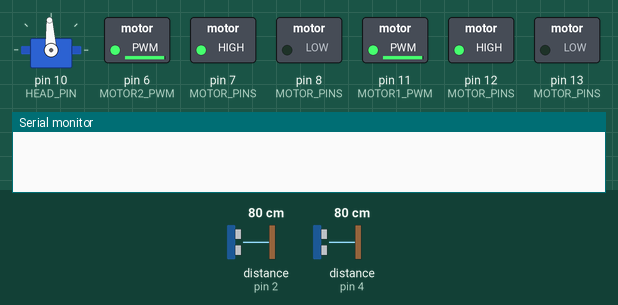
The sketch below on a simulated Arduino Uno, built with avr-gcc and run on an emulated ATmega328P. Shown: servo, switched loads named in the sketch (green lamp = pin HIGH), the last lines printed to the serial monitor. Dashed ring = blinking. The test bench sets the inputs (shaded band); at power-on: distance to the obstacle (sensors on pin 4, pin 2) 80 cm.

Above: at 1.6 s.
1.7 s: distance to the obstacle (sensor on pin 4) set to 53 cm
3.2 s: distance to the obstacle (sensor on pin 4) set to 47 cm
At 5.5 s:
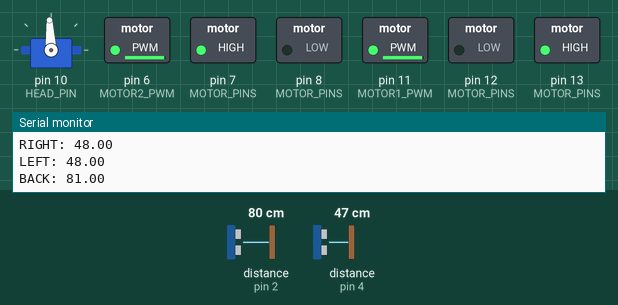
6.2 s: distance to the obstacle (sensor on pin 4) set to 28 cm
At 7.4 s:
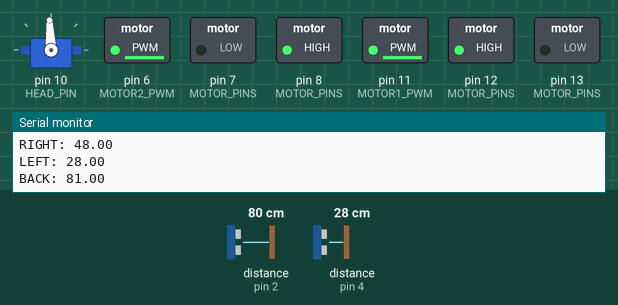
9.2 s: distance to the obstacle (sensor on pin 4) set to 22 cm
At 11.3 s:
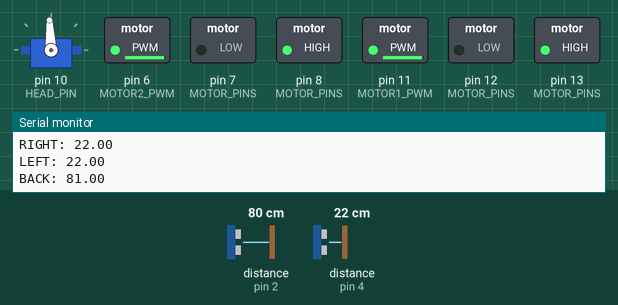
12.2 s: distance to the obstacle (sensor on pin 4) set to 35 cm
At 12.23 s:
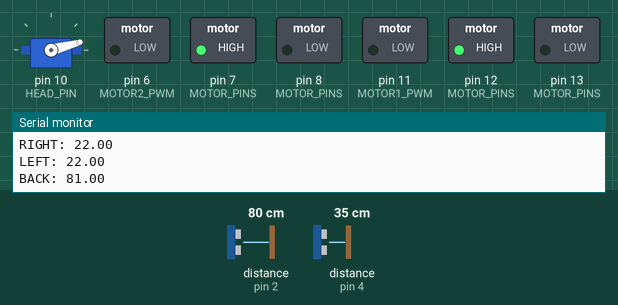
15.2 s: distance to the obstacle (sensor on pin 4) set to 2 cm
At 17.06 s:
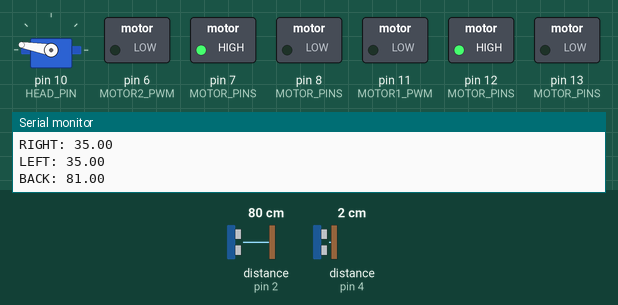
Timing chart, 0 to 19.2 s (numbered marks = the images above; inputs shaded):
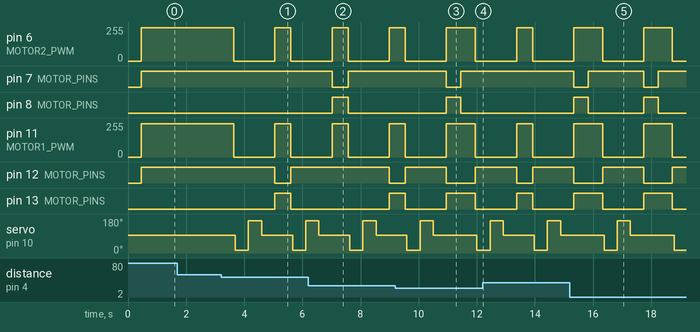

Measured:
- the behaviour switches between 50 and 49 cm on distance to the obstacle (sensor on pin 4) (found by bisection; images 0 and 1)
- the behaviour switches between 26 and 25 cm on distance to the obstacle (sensor on pin 4) (found by bisection; images 2 and 3)
- after the input at 3.2 s, pin 6 (MOTOR2_PWM), pin 11 (MOTOR1_PWM): 250/255 → 0/255 after 0.44 s, → 250/255 1.4 s later, → 0/255 0.55 s later
- after the input at 6.2 s, pin 7 (MOTOR_PINS): HIGH → LOW after 0.82 s, → HIGH 0.55 s later; pin 8 (MOTOR_PINS): LOW → HIGH after 0.82 s, → LOW 0.55 s later
- after the input at 9.2 s, pin 7 (MOTOR_PINS): HIGH → LOW after 1.8 s, → HIGH 0.50 s later; pin 8 (MOTOR_PINS): LOW → HIGH after 1.8 s, → LOW 0.50 s later
- after the input at 12.2 s, pin 7 (MOTOR_PINS): stays HIGH (without the input it goes to LOW after 1.2 s); pin 8 (MOTOR_PINS): stays LOW (without the input it goes to HIGH after 1.2 s)
- after the input at 15.2 s, pin 7 (MOTOR_PINS): alternates HIGH for 1.9 s and LOW for 0.50 s, starting after 0.13 s; pin 8 (MOTOR_PINS): alternates HIGH for 0.50 s and LOW for 1.9 s, starting after 0.13 s

The sketch:

KBot.ino
```cpp
#include "Arduino.h"
#include "Minidrive.h"
#include "VisionSystem.h"

#define SONAR_FRONT_PIN 4
#define SONAR_BACK_PIN 2
#define SONAR_MAX_DISTANCE 300
#define HEAD_PIN 10
#define DRIVESPEED 250
#define TURNSPEED 175


MiniDrive drive;
VisionSystem eyes(HEAD_PIN, SONAR_FRONT_PIN, SONAR_BACK_PIN, SONAR_MAX_DISTANCE);

void setup() {
  // Start Serial
  Serial.begin(9600);
  drive.init();
}

void loop() {
  //float distF = eyes.look(AHEAD);
  //Serial.println(distF);
  //float distB = eyes.lookBehind();
  avoid(); //(distF, distB);

}

void goStraight(int speed = DRIVESPEED) {
  drive.forward(DRIVESPEED);
}

void turn(){
  drive.brake();
  eyes.look();

  Serial.print("FRONT: ");
  Serial.println(eyes.frontProximity);
  Serial.print("RIGHT: ");
  Serial.println(eyes.rightProximity);
  Serial.print("LEFT: ");
  Serial.println(eyes.leftProximity);
  Serial.print("BACK: ");
  Serial.println(eyes.backProximity);

  uint8_t spinDelay = 100;

  if(eyes.frontProximity <= 25){
    spinDelay = 300;
    drive.backward(DRIVESPEED);
    if(eyes.backProximity > 15)
      delay(500);
    else
      delay(300);
  }

    if(eyes.rightProximity > eyes.leftProximity)
      drive.spinRight(DRIVESPEED);
    else
      drive.spinLeft(DRIVESPEED);

      delay(spinDelay);


}

void avoid() {

  float fp = eyes.getProximity(AHEAD);

  if(fp > 50) {
    goStraight();
  }
  else {
    turn();
  }
}
```

MiniDrive.cpp
```cpp
#include "MiniDrive.h"

  int MiniDrive::currentSpeed[2] = {0,0};
  int MiniDrive::previousSpeed[2] = {0,0};
  int MiniDrive::currentDirection[4] = {HIGH,LOW,HIGH,LOW};
  int MiniDrive::previousDirection[4] = {HIGH,LOW,HIGH,LOW};

  void MiniDrive::init(void) {
    for(int i=0; i < NUM_MOTOR_PINS; i++)
      pinMode(MOTOR_PINS[i],OUTPUT);

    for(int i=0; i < NUM_MOTOR_PWMS; i++)
      pinMode(MOTOR_PWMS[i],OUTPUT);
  }

  // Set speed of motors independently
  void MiniDrive::setSpeed(int speed1, int speed2) {

    // Copy current speed to previous speed
    for(int i; i < 2; i++)
      previousSpeed[i] = currentSpeed[i];

    // Change Speed
    analogWrite(MOTOR1_PWM, speed1+MOTOR1_SHIFT);
    analogWrite(MOTOR2_PWM, speed2+MOTOR2_SHIFT);

    // Store the current speed
    currentSpeed[0] = speed1;
    currentSpeed[1] = speed2;
  }

  void MiniDrive::resumeSpeed(void) {
    setSpeed(currentSpeed[0],currentSpeed[1]);
  }

  void MiniDrive::pauseSpeed(void) {
     analogWrite(MOTOR1_PWM, 0);
     analogWrite(MOTOR2_PWM, 0);
  }

  void MiniDrive::setDirection(const int dir[4]) {
    pauseSpeed();
    for(int i; i < 2; i++)
      previousDirection[i] = currentDirection[i];

    for(int i; i < NUM_MOTOR_PINS; i++)
      digitalWrite(MOTOR_PINS[i], dir[i]);

    for(int i; i < 2; i++)
      currentDirection[i] = dir[i];
    resumeSpeed();
  }

  //Drive with independent speed setting for each wheel and direction
  void MiniDrive::drive(int speed1, int speed2, const int dir[4]) {
    setDirection(dir);
    setSpeed(speed1, speed2);
  }

  void MiniDrive::forward(int speed) {
    drive(speed, speed, FORWARD);
  }

  void MiniDrive::forwardLeft(int speed) {
    drive(speed/2, speed, FORWARD);
  }

  void MiniDrive::backwardLeft(int speed) {
    drive(speed, speed/2, BACKWARD);
  }

  void MiniDrive::spin(int speed, int dir[4]) {
    drive(speed, speed, dir);
  }

  void MiniDrive::spinLeft(int speed) {
    drive(speed, speed, LEFT_SPIN);
  }

  void MiniDrive::forwardRight(int speed) {
    drive(speed, speed/2, FORWARD);
  }

  void MiniDrive::backwardRight(int speed) {
    drive(speed/2, speed, BACKWARD);
  }

  void MiniDrive::spinRight(int speed) {
    drive(speed, speed, RIGHT_SPIN);
  }

  void MiniDrive::backward(int speed) {
    drive(speed, speed, BACKWARD);
  }

  void MiniDrive::brake() {
   drive(0,0,FORWARD);
  }
```

MiniDrive.h
```cpp
#ifndef MiniDrive_h
#define MiniDrive_h

#include "Arduino.h"

// Arduino 5V to pin 15 on SN754410

#define MOTOR1_P1 12 // pin 2 on SN754410
#define MOTOR1_P2 13 // pin 7 on SN754410
#define MOTOR2_P1 7 // pin 15 on SN754410
#define MOTOR2_P2 8 // pin 10 on SN754410
#define MOTOR1_PWM 11 // pin 1 on SN754410
#define MOTOR2_PWM 6 // pin 9 on SN754410

#define NUM_MOTOR_PINS 4
#define NUM_MOTOR_PWMS 2

const int FORWARD[NUM_MOTOR_PINS] = {HIGH,LOW,HIGH,LOW};
const int BACKWARD[NUM_MOTOR_PINS] = {LOW,HIGH,LOW,HIGH};
const int LEFT_SPIN[NUM_MOTOR_PINS] = {LOW,HIGH,HIGH,LOW};
const int RIGHT_SPIN[NUM_MOTOR_PINS] = {HIGH,LOW,LOW,HIGH};

const int MOTOR_PINS[NUM_MOTOR_PINS] = {MOTOR1_P1, MOTOR1_P2, MOTOR2_P1, MOTOR2_P2};
const int MOTOR_PWMS[NUM_MOTOR_PWMS] = {MOTOR1_PWM, MOTOR2_PWM};

const float MOTOR1_SHIFT = 0;
const float MOTOR2_SHIFT = 0;

class MiniDrive {

	public:

		void init(void);
		void forward(int speed);
		void forwardLeft(int speed);
		void backwardLeft(int speed);
		void spinLeft(int speed);
		void forwardRight(int speed);
		void backwardRight(int speed);
		void spinRight(int speed);
		void backward(int speed);
		void brake();
		void spin(int speed, int dir[4]);
		void setDirection(const int dir[4]);

		static int currentSpeed[2];
		static int previousSpeed[2];
		static int currentDirection[4];
		static int previousDirection[4];

	private:

		void setSpeed(int speed1, int speed2);

		void drive(int speed1, int speed2, const int dir[4]);
		void resumeSpeed(void);
		void pauseSpeed(void);
};


#endif
```

VisionSystem.cpp
```cpp
#include "VisionSystem.h"
#include <Servo.h>
#include <NewPing.h>

VisionSystem::VisionSystem(int servo_pin, int front_pin, int back_pin, int max_distance) {
 _servo_pin = servo_pin;
 _front_pin = front_pin;
 _back_pin = back_pin;
 _max_distance = max_distance;
}

float VisionSystem::getProximity(int d_uS) {
	 NewPing sonar1(_front_pin, _front_pin, _max_distance);
  _servo.attach(_servo_pin);
  _servo.writeMicroseconds(d_uS);
  delay(400);
  float dist = sonar1.ping_cm();
  delay(50);
  if(dist == 0.0)
  	return _max_distance;
  else
  	return dist;

}
void VisionSystem::look(void) {
	backProximity = lookBehind();
 	rightProximity = getProximity(TORIGHT);
 	leftProximity = getProximity(TOLEFT);
 	frontProximity = getProximity(AHEAD);
}

float VisionSystem::lookBehind(void) {
  NewPing sonar2(_back_pin, _back_pin, _max_distance);
  float dist = sonar2.ping_cm();
  delay(50);
  if(dist == 0.0)
  	return _max_distance;
  else
  	return dist;
}
```

VisionSystem.h
```cpp
#ifndef VisionSystem_h
#define VisionSystem_h

#include <Arduino.h>
#include <Servo.h>
#include <NewPing.h>

#define AHEAD 1500
#define TORIGHT 700
#define TOLEFT 2300


class VisionSystem {
  public:
    VisionSystem(int servo_pin, int front_pin, int back_pin, int max_distance);
    void look();
    float lookBehind(void);
    float getProximity(int d_uS);
    volatile float leftProximity;
    volatile float rightProximity;
    volatile float frontProximity;
    volatile float backProximity;

  private:
    int _front_pin;
    int _back_pin;
    int _servo_pin;
    int _max_distance;

    Servo _servo;
    /*NewPing* _sonar_front;
    NewPing* _sonar_back;
    */
};


#endif
```
